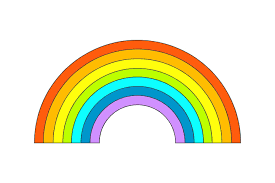
#> input picture rainbow.png, 275 x 183 px, given in place of the camera
$ jupyter execute Untitled.ipynb
#> lines starting #> are read from the running program, lines starting #| are printed output that depends on the picture; after the words box and inside, x2 and y2 are one past the last pixel; in counts of white or black regions, pixels touching at a corner belong together
[cell 1]
import cv2
import numpy as np
cap=cv2.VideoCapture(0)
while True:
    ret,frame=cap.read()
#> frame is the input picture: shape (183, 275, 3); mean B, G, R 204.1, 233.4, 232
    lower_red = np.array([160,100,50])
    upper_red = np.array([180,255,255])
    hsv=cv2.cvtColor(frame,cv2.COLOR_BGR2HSV)
#> hsv: shape (183, 275, 3); mean H, S, V 15.1, 65.9, 249.3
    mask=cv2.inRange(hsv, lower_red, upper_red)
#> mask: shape (183, 275); every value is 0
    res=cv2.bitwise_and(frame,frame,mask=mask)
#> res: shape (183, 275, 3); every value is 0
    cv2.imshow("HSV",hsv)
    cv2.imshow('Video',frame)
    cv2.imshow('Mask',mask)
    cv2.imshow('Result',res)
    k=cv2.waitKey(5)
#> (key Esc is pressed here)
    if k==27:
        break
cv2.destroyAllWindows()
cap.release()

[cell 2]
import cv2
import numpy as np
img = cv2.imread('roses.jpg')
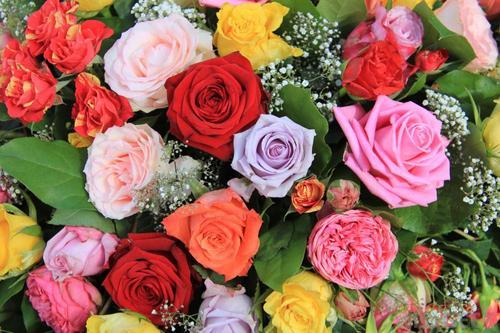
#> input picture roses.jpg, 500 x 333 px
#> img is the input picture: shape (333, 500, 3); mean B, G, R 91.4, 107, 154.7
lower_red = np.array([160,100,50])
upper_red = np.array([180,255,255])
hsv=cv2.cvtColor(img,cv2.COLOR_BGR2HSV)
#> hsv: shape (333, 500, 3); mean H, S, V 75.7, 128.3, 161.7
mask = cv2.inRange(hsv,lower_red,upper_red)
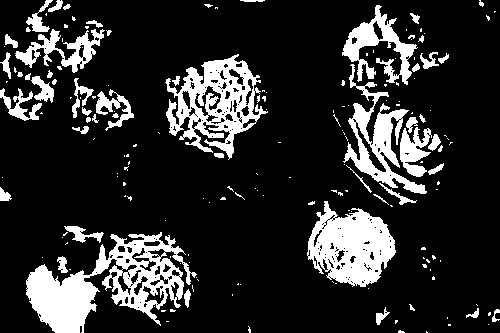
#> mask: shape (333, 500); 17.6% white; 182 white regions (130 under 20 px), largest, box (x1, y1, x2, y2) and area: (26, 232, 197, 333) 7124, (165, 54, 268, 160) 4715, (307, 201, 396, 287) 4688
res = cv2.bitwise_and(img,img,mask = mask)
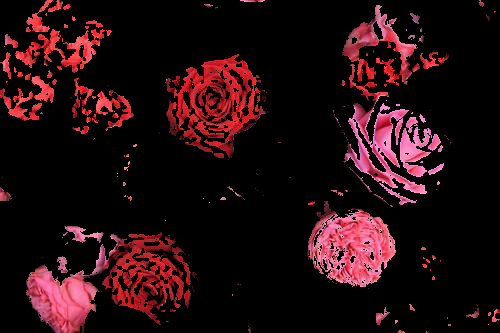
#> res: shape (333, 500, 3); mean B, G, R 15.7, 12, 35.5
cv2.imshow('HSV',hsv)
cv2.imshow('Image',img)
cv2.imshow('Mask',mask)
cv2.imshow('Result',res)
cv2.waitKey(0)
cv2.destroyAllWindows()
